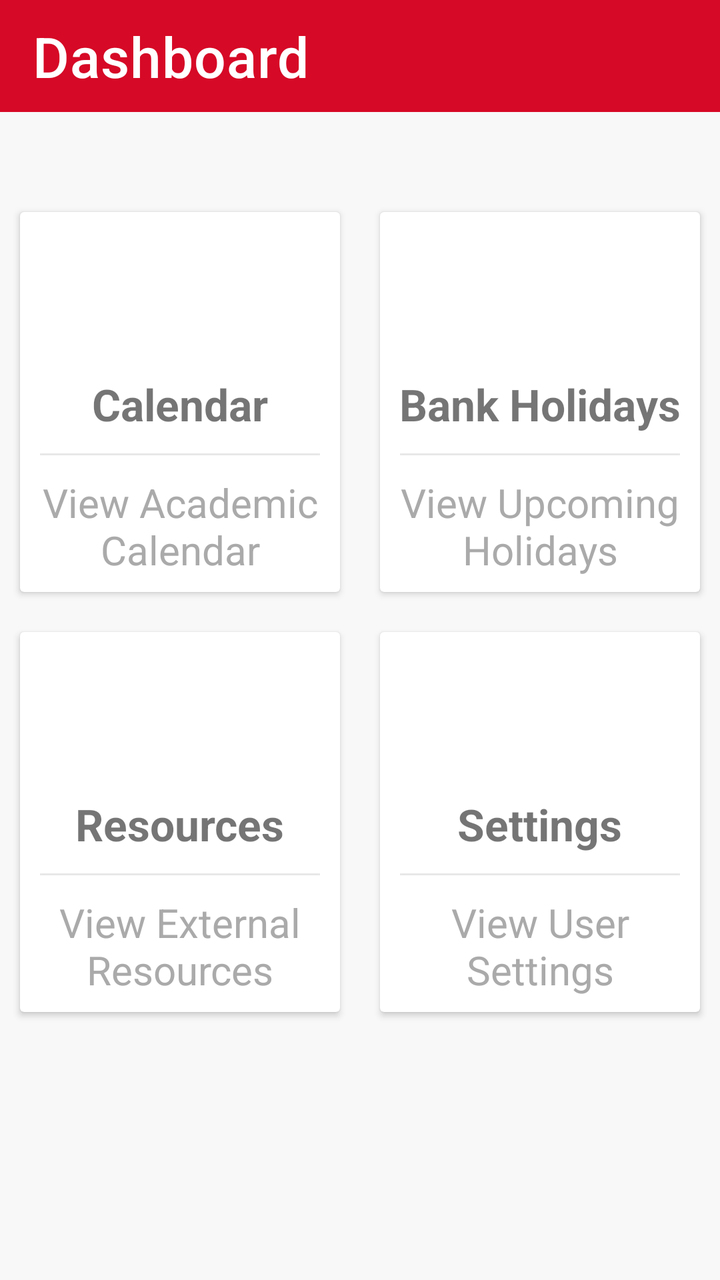
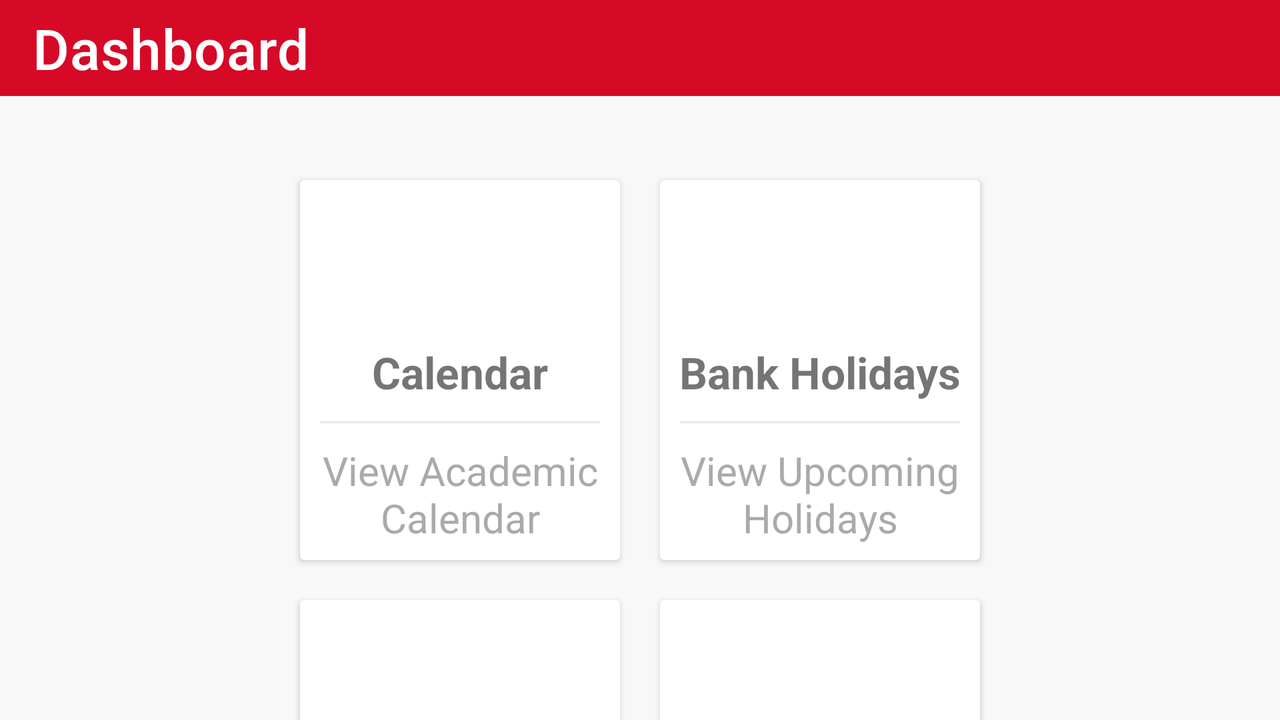

First picture: res/layout/ on a phone held upright. Second picture: the repository's own variant of that layout, on a device whose configuration matches the variant's folder. Source for both follows.
<!-- AndroidManifest.xml: application theme Theme.EasyCal -->
<!-- res/layout/activity_main.xml -->
<?xml version="1.0" encoding="utf-8"?>
<androidx.constraintlayout.widget.ConstraintLayout
    xmlns:android="http://schemas.android.com/apk/res/android"
    xmlns:app="http://schemas.android.com/apk/res-auto"
    xmlns:tools="http://schemas.android.com/tools"
    android:layout_width="match_parent"
    android:layout_height="match_parent"
    android:orientation="vertical"
    tools:context=".ui.MainActivity">

    
    <com.google.android.material.appbar.AppBarLayout
        android:id="@+id/appBarLayout"
        android:layout_width="match_parent"
        android:layout_height="wrap_content"
        app:layout_constraintTop_toTopOf="parent">

        <com.google.android.material.appbar.MaterialToolbar
            android:id="@+id/topBar"
            style="@style/Widget.MaterialComponents.Toolbar.Primary"
            android:layout_width="match_parent"
            android:layout_height="?android:attr/actionBarSize"
            app:layout_constraintTop_toTopOf="parent"
            app:title="Dashboard"
            app:titleTextAppearance="@style/ToolbarTitleStyle">
        </com.google.android.material.appbar.MaterialToolbar>
    </com.google.android.material.appbar.AppBarLayout>


    <LinearLayout
        android:id="@+id/menuFirstRow"
        android:layout_width="match_parent"
        android:layout_height="wrap_content"
        android:layout_marginTop="40dp"
        android:clipToPadding="false"
        android:gravity="center"
        android:orientation="horizontal"
        app:layout_constraintEnd_toEndOf="parent"
        app:layout_constraintHorizontal_bias="0.0"
        app:layout_constraintStart_toStartOf="parent"
        app:layout_constraintTop_toBottomOf="@id/appBarLayout">


        
        <androidx.cardview.widget.CardView
            android:layout_width="160dp"
            android:layout_height="190dp"
            android:layout_margin="10dp"
            android:clickable="true"
            android:contentDescription="@string/view_calendar_button"
            android:foreground="?android:attr/selectableItemBackground"
            tools:ignore="TextSizeCheck">

            <LinearLayout
                android:id="@+id/btnCalendar"
                android:layout_width="match_parent"
                android:layout_height="match_parent"
                android:gravity="center"
                android:orientation="vertical">

                <ImageView
                    android:id="@+id/calendar_bg"
                    android:layout_width="64dp"
                    android:layout_height="64dp"
                    android:background="@drawable/icon_circle"
                    android:backgroundTint="@color/red"
                    android:contentDescription="@string/calendar_icon"
                    android:padding="10dp"
                    android:src="@drawable/icon_calendar" />

                <TextView
                    android:layout_width="wrap_content"
                    android:layout_height="wrap_content"
                    android:layout_marginTop="10dp"
                    android:contentDescription="@string/view_calendar_label"
                    android:text="@string/calendar"
                    android:textSize="22sp"
                    android:textStyle="bold" />

                <View
                    android:layout_width="match_parent"
                    android:layout_height="1dp"
                    android:layout_margin="10dp"
                    android:background="#E8E8E8" />

                <TextView
                    android:layout_width="wrap_content"
                    android:layout_height="wrap_content"
                    android:accessibilityLiveRegion="polite"
                    android:contentDescription="@string/view_calendar_description"
                    android:gravity="center"
                    android:importantForAccessibility="yes"
                    android:text="@string/view_current_academic_calendar"
                    android:textColor="@android:color/darker_gray"
                    android:textSize="20sp" />
            </LinearLayout>
        </androidx.cardview.widget.CardView>

        
        <androidx.cardview.widget.CardView
            android:layout_width="160dp"
            android:layout_height="190dp"
            android:layout_margin="10dp"
            android:clickable="true"
            android:contentDescription="@string/bank_holidays"
            android:foreground="?android:attr/selectableItemBackground"
            tools:ignore="TextSizeCheck">

            <LinearLayout
                android:id="@+id/btnHolidays"
                android:layout_width="match_parent"
                android:layout_height="match_parent"
                android:gravity="center"
                android:orientation="vertical">

                <ImageView
                    android:id="@+id/holidays_bg"
                    android:layout_width="64dp"
                    android:layout_height="64dp"
                    android:background="@drawable/icon_circle"
                    android:backgroundTint="@color/yellow"
                    android:contentDescription="@string/bank_holidays_icon"
                    android:padding="10dp"
                    android:src="@drawable/icon_feedback" />

                <TextView
                    android:layout_width="wrap_content"
                    android:layout_height="wrap_content"
                    android:layout_marginTop="10dp"
                    android:contentDescription="@string/bank_holidays_title"
                    android:text="@string/bank_holidays_title"
                    android:textSize="22sp"
                    android:textStyle="bold" />

                <View
                    android:layout_width="match_parent"
                    android:layout_height="1dp"
                    android:layout_margin="10dp"
                    android:background="#E8E8E8" />

                <TextView
                    android:layout_width="wrap_content"
                    android:layout_height="wrap_content"
                    android:accessibilityLiveRegion="polite"
                    android:contentDescription="@string/bank_holidays_description"
                    android:gravity="center"
                    android:importantForAccessibility="yes"
                    android:text="@string/bank_holidays_description"
                    android:textColor="@android:color/darker_gray"
                    android:textSize="20sp" />
            </LinearLayout>
        </androidx.cardview.widget.CardView>
    </LinearLayout>

    <LinearLayout
        android:id="@+id/menuLastRow"
        android:layout_width="match_parent"
        android:layout_height="wrap_content"
        android:clipToPadding="false"
        android:gravity="center"
        android:orientation="horizontal"
        app:layout_constraintEnd_toEndOf="parent"
        app:layout_constraintStart_toStartOf="parent"
        app:layout_constraintTop_toBottomOf="@id/menuFirstRow">

        
        <androidx.cardview.widget.CardView
            android:layout_width="160dp"
            android:layout_height="190dp"
            android:layout_margin="10dp"
            android:clickable="true"
            android:contentDescription="@string/resources_card_description"
            android:foreground="?android:attr/selectableItemBackground"
            tools:ignore="TextSizeCheck">

            <LinearLayout
                android:id="@+id/btnResources"
                android:layout_width="match_parent"
                android:layout_height="match_parent"
                android:gravity="center"
                android:orientation="vertical">

                <ImageView
                    android:id="@+id/resources_bg"
                    android:layout_width="64dp"
                    android:layout_height="64dp"
                    android:background="@drawable/icon_circle"
                    android:backgroundTint="@color/teal"
                    android:contentDescription="@string/resources_card_image_description"
                    android:padding="10dp"
                    android:src="@drawable/icon_help" />

                <TextView
                    android:layout_width="wrap_content"
                    android:layout_height="wrap_content"
                    android:layout_marginTop="10dp"
                    android:contentDescription="@string/resources_card_title_description"
                    android:text="@string/resources_card_title"
                    android:textSize="22sp"
                    android:textStyle="bold" />

                <View
                    android:layout_width="match_parent"
                    android:layout_height="1dp"
                    android:layout_margin="10dp"
                    android:background="#E8E8E8"
                    android:contentDescription="@string/resources_card_separator_description" />

                <TextView
                    android:layout_width="wrap_content"
                    android:layout_height="wrap_content"
                    android:accessibilityLiveRegion="polite"
                    android:contentDescription="@string/resources_card_subtitle_description"
                    android:gravity="center"
                    android:importantForAccessibility="yes"
                    android:text="@string/resources_card_subtitle"
                    android:textColor="@android:color/darker_gray"
                    android:textSize="20sp" />
            </LinearLayout>
        </androidx.cardview.widget.CardView>

        
        <androidx.cardview.widget.CardView
            android:layout_width="160dp"
            android:layout_height="190dp"
            android:layout_margin="10dp"
            android:clickable="true"
            android:contentDescription="@string/settings_card_description"
            android:foreground="?android:attr/selectableItemBackground"
            tools:ignore="TextSizeCheck"> 

            <LinearLayout
                android:id="@+id/btnSettings"
                android:layout_width="match_parent"
                android:layout_height="match_parent"
                android:gravity="center"
                android:orientation="vertical">

                
                <ImageView
                    android:id="@+id/settings_bg"
                    android:layout_width="64dp"
                    android:layout_height="64dp"
                    android:background="@drawable/icon_circle"
                    android:backgroundTint="@color/green"
                    android:contentDescription="@string/settings_icon_description"
                    android:padding="10dp"
                    android:src="@drawable/icon_settings" />

                <TextView
                    android:layout_width="wrap_content"
                    android:layout_height="wrap_content"
                    android:layout_marginTop="10dp"
                    android:text="@string/settings_title"
                    android:textSize="22sp"
                    android:textStyle="bold" />

                <View
                    android:layout_width="match_parent"
                    android:layout_height="1dp"
                    android:layout_margin="10dp"
                    android:background="#E8E8E8" />

                <TextView
                    android:layout_width="wrap_content"
                    android:layout_height="wrap_content"
                    android:accessibilityLiveRegion="polite"
                    android:gravity="center"
                    android:importantForAccessibility="yes"
                    android:text="@string/settings_description"
                    android:textColor="@android:color/darker_gray"
                    android:textSize="20sp" />
            </LinearLayout>
        </androidx.cardview.widget.CardView>
    </LinearLayout>
</androidx.constraintlayout.widget.ConstraintLayout>
<!-- resources referenced by this layout -->
<resources>
  <color name="green">#057809</color>
  <color name="red">#D60926</color>
  <color name="teal">#049898</color>
  <color name="yellow">#FFC107</color>
  <!-- drawable icon_settings (drawable) -->
  <vector xmlns:android="http://schemas.android.com/apk/res/android"
      android:width="24dp"
      android:height="24dp"
      android:tint="#FFFFFF"
      android:viewportWidth="24"
      android:viewportHeight="24">
      <path
          android:fillColor="@android:color/white"
          android:pathData="M19.14,12.94c0.04,-0.3 0.06,-0.61 0.06,-0.94c0,-0.32 -0.02,-0.64 -0.07,-0.94l2.03,-1.58c0.18,-0.14 0.23,-0.41 0.12,-0.61l-1.92,-3.32c-0.12,-0.22 -0.37,-0.29 -0.59,-0.22l-2.39,0.96c-0.5,-0.38 -1.03,-0.7 -1.62,-0.94L14.4,2.81c-0.04,-0.24 -0.24,-0.41 -0.48,-0.41h-3.84c-0.24,0 -0.43,0.17 -0.47,0.41L9.25,5.35C8.66,5.59 8.12,5.92 7.63,6.29L5.24,5.33c-0.22,-0.08 -0.47,0 -0.59,0.22L2.74,8.87C2.62,9.08 2.66,9.34 2.86,9.48l2.03,1.58C4.84,11.36 4.8,11.69 4.8,12s0.02,0.64 0.07,0.94l-2.03,1.58c-0.18,0.14 -0.23,0.41 -0.12,0.61l1.92,3.32c0.12,0.22 0.37,0.29 0.59,0.22l2.39,-0.96c0.5,0.38 1.03,0.7 1.62,0.94l0.36,2.54c0.05,0.24 0.24,0.41 0.48,0.41h3.84c0.24,0 0.44,-0.17 0.47,-0.41l0.36,-2.54c0.59,-0.24 1.13,-0.56 1.62,-0.94l2.39,0.96c0.22,0.08 0.47,0 0.59,-0.22l1.92,-3.32c0.12,-0.22 0.07,-0.47 -0.12,-0.61L19.14,12.94zM12,15.6c-1.98,0 -3.6,-1.62 -3.6,-3.6s1.62,-3.6 3.6,-3.6s3.6,1.62 3.6,3.6S13.98,15.6 12,15.6z" />
  </vector>
  <string name="bank_holidays">Bank Holidays card view</string>
  <string name="bank_holidays_description">View Upcoming Holidays</string>
  <string name="bank_holidays_icon">Icon for Bank Holidays</string>
  <string name="bank_holidays_title">Bank Holidays</string>
  <string name="calendar">Calendar</string>
  <string name="calendar_icon">Icon of a calendar.</string>
  <string name="resources_card_description">Card for external disability resources</string>
  <string name="resources_card_image_description">Image of a question mark inside a circle</string>
  <string name="resources_card_separator_description">Separator line for the resources card</string>
  <string name="resources_card_subtitle">View External Resources</string>
  <string name="resources_card_subtitle_description">Subtitle for the resources card</string>
  <string name="resources_card_title">Resources</string>
  <string name="resources_card_title_description">Title for the resources card</string>
  <string name="settings_card_description">Button to view user settings</string>
  <string name="settings_description">View User Settings</string>
  <string name="settings_icon_description">Icon for user settings</string>
  <string name="settings_title">Settings</string>
  <string name="view_calendar_button">Button to view the current academic calendar.</string>
  <string name="view_calendar_description">Button to view the current academic calendar. Tap to view.</string>
  <string name="view_calendar_label">Label for the view calendar button.</string>
  <string name="view_current_academic_calendar">View Academic Calendar</string>
  <style name="ToolbarTitleStyle" parent="@style/TextAppearance.MaterialComponents.Headline6">
          <item name="android:textSize">28sp</item>
      </style>
  <style name="Theme.EasyCal" parent="Base.Theme.EasyCal" />
  <style name="Base.Theme.EasyCal" parent="Theme.MaterialComponents.DayNight.NoActionBar">
          
          
          <item name="colorPrimary">@color/red</item>
          <item name="colorOnPrimary">@color/white</item>
  
          
          <item name="colorOnSecondary">@color/black</item>
  
          
          <item name="android:windowBackground">#F8F8F8</item>
  
          
          <item name="android:statusBarColor" tools:targetApi="l">@color/black</item>
  
          
          <item name="colorSwitchThumbNormal">@color/red</item>
          <item name="colorControlActivated">@color/red</item>
  
          
          <item name="colorControlNormal">@color/red</item>
      </style>
  <color name="white">#FFFFFFFF</color>
  <color name="black">#FF000000</color>
</resources>
<!-- res/layout-land/activity_main.xml (the repository's variant of the layout above) -->
<!-- drawn on the phone turned sideways -->
<?xml version="1.0" encoding="utf-8"?>
<androidx.constraintlayout.widget.ConstraintLayout
    xmlns:android="http://schemas.android.com/apk/res/android"
    xmlns:app="http://schemas.android.com/apk/res-auto"
    xmlns:tools="http://schemas.android.com/tools"
    android:layout_width="match_parent"
    android:layout_height="match_parent"
    android:orientation="vertical"
    tools:context=".ui.MainActivity">

    
    <com.google.android.material.appbar.AppBarLayout
        android:id="@+id/appBarLayout"
        android:layout_width="match_parent"
        android:layout_height="wrap_content"
        app:layout_constraintTop_toTopOf="parent">

        <com.google.android.material.appbar.MaterialToolbar
            android:id="@+id/topBar"
            style="@style/Widget.MaterialComponents.Toolbar.Primary"
            android:layout_width="match_parent"
            android:layout_height="?android:attr/actionBarSize"
            app:layout_constraintTop_toTopOf="parent"
            app:title="Dashboard"
            app:titleTextAppearance="@style/ToolbarTitleStyle">
        </com.google.android.material.appbar.MaterialToolbar>
    </com.google.android.material.appbar.AppBarLayout>

    <androidx.core.widget.NestedScrollView
        android:layout_width="match_parent"
        android:layout_height="match_parent"
        android:layout_marginTop="40dp">

        <LinearLayout
            android:layout_width="wrap_content"
            android:layout_height="wrap_content"
            android:layout_gravity="center_horizontal"
            android:orientation="vertical">

            <LinearLayout
                android:id="@+id/menuFirstRow"
                android:layout_width="match_parent"
                android:layout_height="wrap_content"
                android:layout_marginTop="40dp"
                android:clipToPadding="false"
                android:gravity="center"
                android:orientation="horizontal">


                
                <androidx.cardview.widget.CardView
                    android:layout_width="160dp"
                    android:layout_height="190dp"
                    android:layout_margin="10dp"
                    android:clickable="true"
                    android:contentDescription="@string/view_calendar_button"
                    android:foreground="?android:attr/selectableItemBackground"
                    tools:ignore="TextSizeCheck">

                    <LinearLayout
                        android:id="@+id/btnCalendar"
                        android:layout_width="match_parent"
                        android:layout_height="match_parent"
                        android:gravity="center"
                        android:orientation="vertical">

                        <ImageView
                            android:id="@+id/calendar_bg"
                            android:layout_width="64dp"
                            android:layout_height="64dp"
                            android:background="@drawable/icon_circle"
                            android:backgroundTint="@color/red"
                            android:contentDescription="@string/calendar_icon"
                            android:padding="10dp"
                            android:src="@drawable/icon_calendar" />

                        <TextView
                            android:layout_width="wrap_content"
                            android:layout_height="wrap_content"
                            android:layout_marginTop="10dp"
                            android:contentDescription="@string/view_calendar_label"
                            android:text="@string/calendar"
                            android:textSize="22sp"
                            android:textStyle="bold" />

                        <View
                            android:layout_width="match_parent"
                            android:layout_height="1dp"
                            android:layout_margin="10dp"
                            android:background="#E8E8E8" />

                        <TextView
                            android:layout_width="wrap_content"
                            android:layout_height="wrap_content"
                            android:accessibilityLiveRegion="polite"
                            android:contentDescription="@string/view_calendar_description"
                            android:gravity="center"
                            android:importantForAccessibility="yes"
                            android:text="@string/view_current_academic_calendar"
                            android:textColor="@android:color/darker_gray"
                            android:textSize="20sp" />
                    </LinearLayout>
                </androidx.cardview.widget.CardView>

                
                <androidx.cardview.widget.CardView
                    android:layout_width="160dp"
                    android:layout_height="190dp"
                    android:layout_margin="10dp"
                    android:clickable="true"
                    android:contentDescription="@string/bank_holidays"
                    android:foreground="?android:attr/selectableItemBackground"
                    tools:ignore="TextSizeCheck">

                    <LinearLayout
                        android:id="@+id/btnHolidays"
                        android:layout_width="match_parent"
                        android:layout_height="match_parent"
                        android:gravity="center"
                        android:orientation="vertical">

                        <ImageView
                            android:id="@+id/holidays_bg"
                            android:layout_width="64dp"
                            android:layout_height="64dp"
                            android:background="@drawable/icon_circle"
                            android:backgroundTint="@color/yellow"
                            android:contentDescription="@string/bank_holidays_icon"
                            android:padding="10dp"
                            android:src="@drawable/icon_feedback" />

                        <TextView
                            android:layout_width="wrap_content"
                            android:layout_height="wrap_content"
                            android:layout_marginTop="10dp"
                            android:contentDescription="@string/bank_holidays_title"
                            android:text="@string/bank_holidays_title"
                            android:textSize="22sp"
                            android:textStyle="bold" />

                        <View
                            android:layout_width="match_parent"
                            android:layout_height="1dp"
                            android:layout_margin="10dp"
                            android:background="#E8E8E8" />

                        <TextView
                            android:layout_width="wrap_content"
                            android:layout_height="wrap_content"
                            android:accessibilityLiveRegion="polite"
                            android:contentDescription="@string/bank_holidays_description"
                            android:gravity="center"
                            android:importantForAccessibility="yes"
                            android:text="@string/bank_holidays_description"
                            android:textColor="@android:color/darker_gray"
                            android:textSize="20sp" />
                    </LinearLayout>
                </androidx.cardview.widget.CardView>
            </LinearLayout>

            <LinearLayout
                android:id="@+id/menuLastRow"
                android:layout_width="match_parent"
                android:layout_height="wrap_content"
                android:clipToPadding="false"
                android:gravity="center"
                android:orientation="horizontal"
                app:layout_constraintEnd_toEndOf="parent"
                app:layout_constraintStart_toStartOf="parent"
                app:layout_constraintTop_toBottomOf="@id/menuFirstRow">

                
                <androidx.cardview.widget.CardView
                    android:layout_width="160dp"
                    android:layout_height="190dp"
                    android:layout_margin="10dp"
                    android:clickable="true"
                    android:contentDescription="@string/resources_card_description"
                    android:foreground="?android:attr/selectableItemBackground"
                    tools:ignore="TextSizeCheck">

                    <LinearLayout
                        android:id="@+id/btnResources"
                        android:layout_width="match_parent"
                        android:layout_height="match_parent"
                        android:gravity="center"
                        android:orientation="vertical">

                        <ImageView
                            android:id="@+id/resources_bg"
                            android:layout_width="64dp"
                            android:layout_height="64dp"
                            android:background="@drawable/icon_circle"
                            android:backgroundTint="@color/teal"
                            android:contentDescription="@string/resources_card_image_description"
                            android:padding="10dp"
                            android:src="@drawable/icon_help" />

                        <TextView
                            android:layout_width="wrap_content"
                            android:layout_height="wrap_content"
                            android:layout_marginTop="10dp"
                            android:contentDescription="@string/resources_card_title_description"
                            android:text="@string/resources_card_title"
                            android:textSize="22sp"
                            android:textStyle="bold" />

                        <View
                            android:layout_width="match_parent"
                            android:layout_height="1dp"
                            android:layout_margin="10dp"
                            android:background="#E8E8E8"
                            android:contentDescription="@string/resources_card_separator_description" />

                        <TextView
                            android:layout_width="wrap_content"
                            android:layout_height="wrap_content"
                            android:accessibilityLiveRegion="polite"
                            android:contentDescription="@string/resources_card_subtitle_description"
                            android:gravity="center"
                            android:importantForAccessibility="yes"
                            android:text="@string/resources_card_subtitle"
                            android:textColor="@android:color/darker_gray"
                            android:textSize="20sp" />
                    </LinearLayout>
                </androidx.cardview.widget.CardView>

                
                <androidx.cardview.widget.CardView
                    android:layout_width="160dp"
                    android:layout_height="190dp"
                    android:layout_margin="10dp"
                    android:clickable="true"
                    android:contentDescription="@string/settings_card_description"
                    android:foreground="?android:attr/selectableItemBackground"
                    tools:ignore="TextSizeCheck"> 

                    <LinearLayout
                        android:id="@+id/btnSettings"
                        android:layout_width="match_parent"
                        android:layout_height="match_parent"
                        android:gravity="center"
                        android:orientation="vertical">

                        
                        <ImageView
                            android:id="@+id/settings_bg"
                            android:layout_width="64dp"
                            android:layout_height="64dp"
                            android:background="@drawable/icon_circle"
                            android:backgroundTint="@color/green"
                            android:contentDescription="@string/settings_icon_description"
                            android:padding="10dp"
                            android:src="@drawable/icon_settings" />

                        <TextView
                            android:layout_width="wrap_content"
                            android:layout_height="wrap_content"
                            android:layout_marginTop="10dp"
                            android:text="@string/settings_title"
                            android:textSize="22sp"
                            android:textStyle="bold" />

                        <View
                            android:layout_width="match_parent"
                            android:layout_height="1dp"
                            android:layout_margin="10dp"
                            android:background="#E8E8E8" />

                        <TextView
                            android:layout_width="wrap_content"
                            android:layout_height="wrap_content"
                            android:accessibilityLiveRegion="polite"
                            android:gravity="center"
                            android:importantForAccessibility="yes"
                            android:text="@string/settings_description"
                            android:textColor="@android:color/darker_gray"
                            android:textSize="20sp" />
                    </LinearLayout>
                </androidx.cardview.widget.CardView>

            </LinearLayout>
        </LinearLayout>

    </androidx.core.widget.NestedScrollView>
</androidx.constraintlayout.widget.ConstraintLayout>
